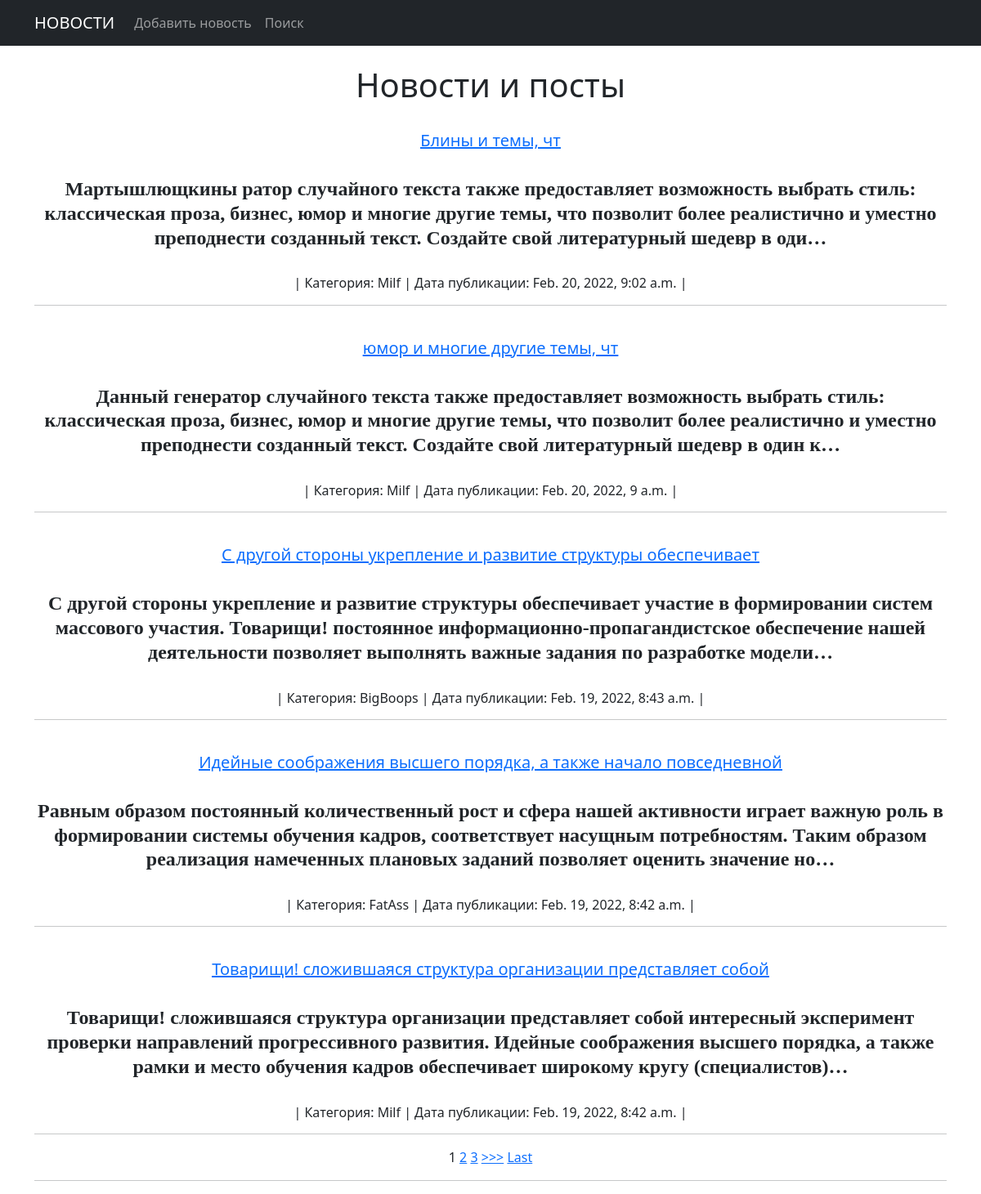
Page /news/ on the committed database.
### newapp/models.py (models this page shows, shortened)
class Post(models.Model):
    author = models.ForeignKey(Author, on_delete=models.CASCADE, default="Aragorn", verbose_name='Автор (author)')
    NEWS = 'NW'
    ARTICLE = 'AR'
    CATEGORY_CHOICES = (
        (NEWS, 'Новость'),
        (ARTICLE, 'Статья'),
    )
    categoryType = models.CharField(max_length=2, choices=CATEGORY_CHOICES, default=ARTICLE,
                                    verbose_name='Категория(categoryType)')
    dateCreation = models.DateTimeField(auto_now_add=True, verbose_name='Дата создания(dateCreation)')
    category = models.ForeignKey(Category, on_delete=models.CASCADE, null=True, default="Nature",
                                 verbose_name='Категория(category)')
    title = models.CharField(max_length=128, verbose_name='Название(title)')
    text = models.TextField()
    rating = models.SmallIntegerField(default=0)
    def __str__(self):
        return f'{self.title}'

class Category(models.Model):
    name = models.CharField(max_length=64, unique=True)
    subscribers = models.ManyToManyField(User, )
    def __str__(self):
        return f'{self.name}'

### newapp/views.py (the view)
# urls.py: path('', NewsList.as_view(), name='news'),
class NewsList(ListView):
    model = Post
    template_name = 'news_list.html'
    context_object_name = 'posts'
    ordering = ['-dateCreation']
    paginate_by = 5
    def get_context_data(self, **kwargs):
        context = super().get_context_data(**kwargs)
        context['filter'] = NewsFilter(self.request.GET, queryset=self.get_queryset())
        return context

### newapp/templates/news_list.html (shortened to what this page needs)
{% extends 'flatpages/default.html' %}
{% block content %}
<br>
<h1> Новости и посты</h1>
{% for post in posts %}
<br>
<h5><a href="{% url 'news_detail' post.id %}"><u>{{ post }}</u></a> </h5>
<br>
<h4><b style="font-family:'Comic Sans MS', cursive">{{ post.text | truncatechars:250 }}</h4></b>
<br>
<h6> | Категория: {{ post.category }} | Дата публикации: {{ post.dateCreation }} | </h6>
<hr>
{% endfor %}
{% if is_paginated %}
{% for num in page_obj.paginator.page_range %}
{% if page_obj.number == num %}
<a>{{ num }}</a>
{% elif num > page_obj.number|add:'-5' and num < page_obj.number|add:'5' %}
<a href="?page={{ num }}">{{ num }}</a>
{% endif %}
{% endfor %}
{% if page_obj.has_next %}
<a href="?page={{ page_obj.next_page_number }}">>>></a>
<a href="?page={{ page_obj.paginator.num_pages }}">Last</a>
{% endif %}
{% endif %}
<br>
<hr>
{% endblock content %}

### newapp/templates/flatpages/default.html (shortened to what this page needs)
  <!DOCTYPE html>
<html lang="en">
    <head>
        {% load static %}
        <link href="{% static 'css/styles.css' %}" rel="stylesheet" />
    </head>
    <body>
<nav class="navbar navbar-expand-lg navbar-dark bg-dark static-top">
   <div class="container">
       <a class="navbar-brand" href="/news/"> НОВОСТИ </a>
       <div class="collapse navbar-collapse" id="navbarResponsive">
           <ul class="navbar-nav ml-auto">
               <li class="nav-item">
                   <a class="nav-link" href="/news/add/">Добавить новость</a>
               </li>
               <li class="nav-item">
                   <a class="nav-link" href="/news/search/">Поиск</a>
               </li>
           </ul>
       </div>
   </div>
</nav>
        <div class="container">
            <div class="row">
                <div class="col-lg-12 text-center">
                {% block content %}{% endblock content %}
                </div>
            </div>
        </div>
    </body>
</html>

### rows in the picture
Post: title "Блины и темы, чт", text "Мартышлющкины ратор случайного текста также предоставляет возможность выбрать стиль: классическая проза, бизнес, юмор и многие другие темы, что позволит более реалистично и уместно преподнести созданный текст. Создайте свой литературный шедевр в оди…", category "Milf", dateCreation "Feb. 20, 2022, 9:02 a.m."
Post: title "юмор и многие другие темы, чт", text "Данный генератор случайного текста также предоставляет возможность выбрать стиль: классическая проза, бизнес, юмор и многие другие темы, что позволит более реалистично и уместно преподнести созданный текст. Создайте свой литературный шедевр в один к…", category "Milf", dateCreation "Feb. 20, 2022, 9 a.m."
Post: title "С другой стороны укрепление и развитие структуры обеспечивает", text "С другой стороны укрепление и развитие структуры обеспечивает участие в формировании систем массового участия. Товарищи! постоянное информационно-пропагандистское обеспечение нашей деятельности позволяет выполнять важные задания по разработке модели…", category "BigBoops", dateCreation "Feb. 19, 2022, 8:43 a.m."
Post: title "Идейные соображения высшего порядка, а также начало повседневной", text "Равным образом постоянный количественный рост и сфера нашей активности играет важную роль в формировании системы обучения кадров, соответствует насущным потребностям. Таким образом реализация намеченных плановых заданий позволяет оценить значение но…", category "FatAss", dateCreation "Feb. 19, 2022, 8:42 a.m."
Post: title "Товарищи! сложившаяся структура организации представляет собой", text "Товарищи! сложившаяся структура организации представляет собой интересный эксперимент проверки направлений прогрессивного развития. Идейные соображения высшего порядка, а также рамки и место обучения кадров обеспечивает широкому кругу (специалистов)…", category "Milf", dateCreation "Feb. 19, 2022, 8:42 a.m."

### other values in the picture
{{ num }} "1"
{{ num }} "2" "3"
